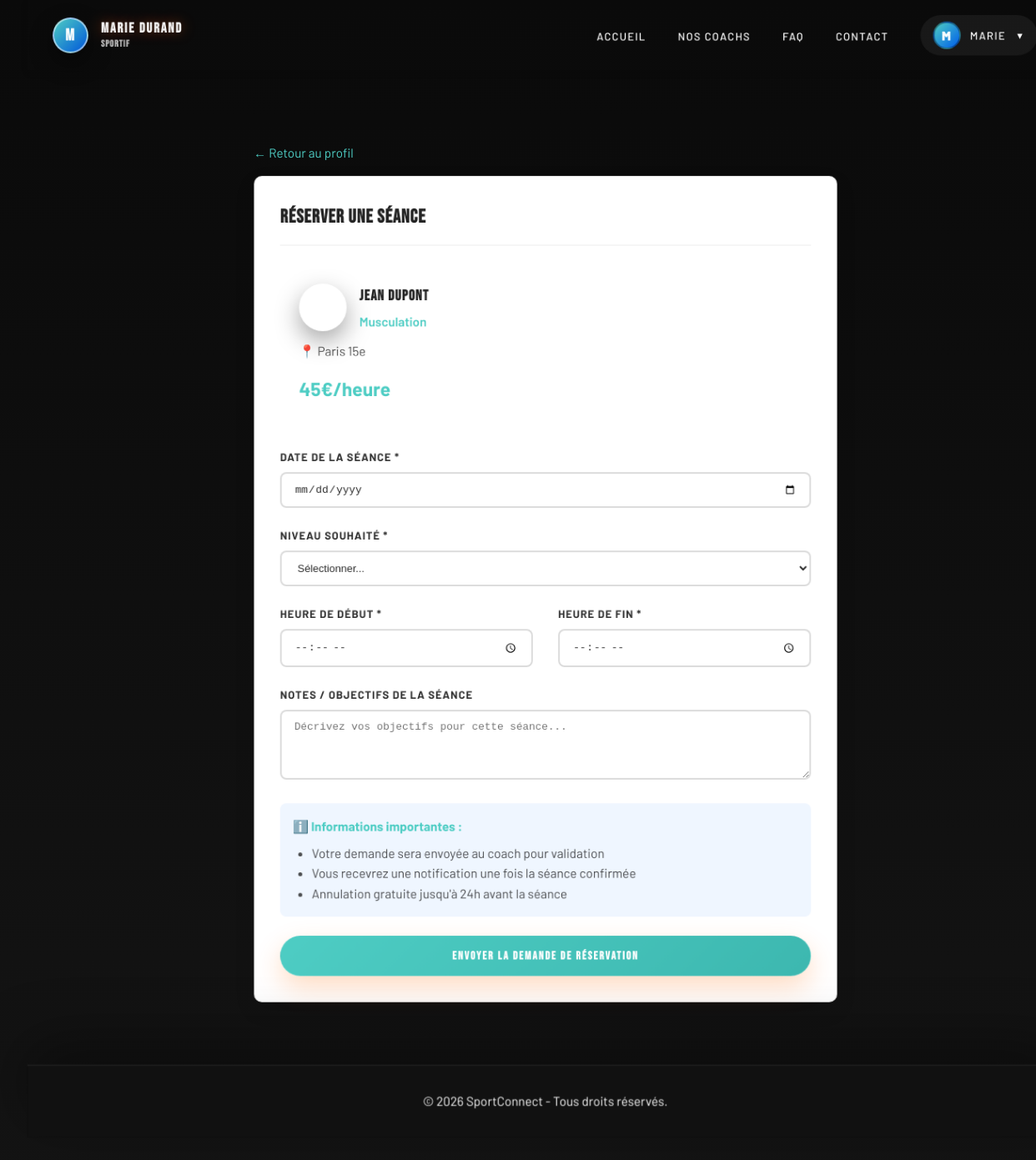
/index.php?route=sportif/reserver&coach_id=2 (signed in), run on the app's committed database.
### tables this page shows
CREATE TABLE IF NOT EXISTS profils_coachs (
    id INT AUTO_INCREMENT PRIMARY KEY,
    user_id INT NOT NULL,
    specialite VARCHAR(100) NOT NULL,
    description TEXT,
    experience INT DEFAULT 0,
    diplomes TEXT,
    tarif_horaire DECIMAL(10,2) NOT NULL,
    localisation VARCHAR(255),
    latitude DECIMAL(10,8),
    longitude DECIMAL(11,8),
    disponibilites TEXT,
    valide TINYINT(1) DEFAULT 0,
    CONSTRAINT fk_profils_coachs_user FOREIGN KEY (user_id) REFERENCES utilisateurs(id) ON DELETE CASCADE,
    INDEX idx_specialite (specialite),
    INDEX idx_localisation (localisation)
);

CREATE TABLE IF NOT EXISTS utilisateurs (
    id INT AUTO_INCREMENT PRIMARY KEY,
    nom VARCHAR(100) NOT NULL,
    prenom VARCHAR(100) NOT NULL,
    email VARCHAR(255) UNIQUE NOT NULL,
    mot_de_passe VARCHAR(255) NOT NULL,
    role ENUM('sportif', 'coach', 'admin') DEFAULT 'sportif',
    telephone VARCHAR(20),
    photo_profil VARCHAR(255) DEFAULT 'default.jpg',
    banniere_profil VARCHAR(255) DEFAULT NULL,
    date_inscription DATETIME DEFAULT CURRENT_TIMESTAMP,
    actif TINYINT(1) DEFAULT 1,
    INDEX idx_email (email),
    INDEX idx_role (role)
);

### app/Core/Controller.php (called while the page is built, shortened)
<?php
class Controller
{
    protected function render(string $viewPathFromViews, array $params = []): void
    {
        $viewFile = __DIR__ . '/../Views/' . ltrim($viewPathFromViews, '/');
        extract($params, EXTR_SKIP);
        require $viewFile;
    }
}

### app/Controllers/SportifAreaController.php (called while the page is built, shortened)
<?php
final class SportifAreaController extends Controller
{
    public function reserver(): void
    {
        $coach_id = (int)($_GET['coach_id'] ?? 0);
        $coach = CoachModel::findCoachForReservation($coach_id);
        $this->render('sportif/reserver.php', compact('coach', 'coach_id', 'error', 'success', 'titre'));
    }
}

### app/Core/Router.php (called while the page is built, shortened)
<?php
final class Router
{
    private array $routes = [];
    private function map(string $httpMethod, string $path, string $controllerClass, string $method): void
    {
        $path = trim($path, '/');
        $this->routes[strtoupper($httpMethod)][$path] = [$controllerClass, $method];
    }
    public function dispatch(string $httpMethod, string $path, string $basePath): void
    {
        $httpMethod = strtoupper($httpMethod);
        $path = trim($path, '/');
        $handler = $this->routes[$httpMethod][$path] ?? null;
        [$class, $method] = $handler;
        $controller = new $class($basePath);
        $controller->$method();
    }
}

### index.php (called while the page is built, shortened)
<?php
$router = new \App\Core\Router();
$router->get('', \App\Controllers\HomeController::class, 'index');
$router->get('coachs', \App\Controllers\CoachsController::class, 'index');
$router->get('coach/show', \App\Controllers\PublicCoachController::class, 'show');
$router->get('coach/dashboard', \App\Controllers\CoachAreaController::class, 'dashboard');
$router->post('coach/dashboard', \App\Controllers\CoachAreaController::class, 'dashboard');
$router->get('coach/seances', \App\Controllers\CoachAreaController::class, 'seances');
$router->post('coach/seances', \App\Controllers\CoachAreaController::class, 'seances');
$router->get('sportif/reserver', \App\Controllers\SportifAreaController::class, 'reserver');
$router->post('sportif/reserver', \App\Controllers\SportifAreaController::class, 'reserver');
$router->get('auth/login', \App\Controllers\AuthController::class, 'login');
$router->post('auth/login', \App\Controllers\AuthController::class, 'login');
$router->get('auth/forgot', \App\Controllers\AuthController::class, 'forgot');
$router->post('auth/forgot', \App\Controllers\AuthController::class, 'forgot');
$router->get('auth/register', \App\Controllers\AuthController::class, 'register');
$router->post('auth/register', \App\Controllers\AuthController::class, 'register');
$router->get('auth/logout', \App\Controllers\AuthController::class, 'logout');
$route = (string)($_GET['route'] ?? '');
$route = trim($route, '/');
$router->dispatch($_SERVER['REQUEST_METHOD'] ?? 'GET', $route, BASE_PATH);

### app/Models/CoachModel.php (called while the page is built, shortened)
<?php
final class CoachModel
{
    public static function findCoachForReservation(int $coachId): ?array
    {
        $pdo = Database::pdo();
        $stmt = $pdo->prepare("
            SELECT u.*, pc.specialite, pc.tarif_horaire, pc.localisation
            FROM utilisateurs u
            JOIN profils_coachs pc ON u.id = pc.user_id
            WHERE u.id = ? AND u.role = 'coach' AND u.actif = 1
        ");
        $stmt->execute([$coachId]);
        $coach = $stmt->fetch();
        return $coach ?: null;
    }
}

### app/Views/sportif/reserver.php (the view, shortened to what this page needs)
<?php
require_once __DIR__ . '/../layout/entete.php';
?>
<div class="container" style="max-width: 800px; margin-top: 2rem;">
    <a href="<?= BASE_PATH ?>/index.php?route=coach/show&id=<?= (int)$coach['id'] ?>" style="color: var(--primary); text-decoration: none; display: inline-block; margin-bottom: 1rem;">← Retour au profil</a>
    <div class="card">
        <div class="card-header">
            <h1 class="card-title">Réserver une séance</h1>
        </div>
        <div style="background: var(--light); padding: 1.5rem; border-radius: 0.5rem; margin-bottom: 2rem;">
            <div style="display: flex; align-items: center; gap: 1rem; margin-bottom: 0.75rem;">
                <?php
                $avatarFile = $coach['photo_profil'] ?? null;
                $avatarFileSafe = is_string($avatarFile) ? basename($avatarFile) : '';
                $avatarFileOk = (!empty($avatarFileSafe) && preg_match('/^[a-zA-Z0-9._-]+$/', $avatarFileSafe));
                $avatarMainDir = __DIR__ . '/../../../telechargements/profils/';
                $avatarOldDir = __DIR__ . '/../../../old/telechargements/profils/';
                $avatarMainUrl = BASE_PATH . '/telechargements/profils/';
                $avatarOldUrl = BASE_PATH . '/old/telechargements/profils/';
                $hasAvatarMain = $avatarFileOk && $avatarFileSafe !== 'default.jpg' && file_exists($avatarMainDir . $avatarFileSafe);
                $hasAvatarOld = $avatarFileOk && $avatarFileSafe !== 'default.jpg' && !$hasAvatarMain && file_exists($avatarOldDir . $avatarFileSafe);
                $hasAvatar = $hasAvatarMain || $hasAvatarOld;
                $avatarBaseUrl = $hasAvatarMain ? $avatarMainUrl : $avatarOldUrl;
                ?>
                <?php if ($hasAvatar): ?>
                    <img src="<?= $avatarBaseUrl . rawurlencode($avatarFileSafe) ?>" alt="Photo de profil" style="width: 60px; height: 60px; border-radius: 50%; object-fit: cover; border: 1px solid rgba(255,255,255,0.18); box-shadow: 0 12px 30px rgba(0,0,0,0.35);">
                <?php else: ?>
                    <div style="width: 60px; height: 60px; border-radius: 50%; background: rgba(255,255,255,0.08); display: flex; align-items: center; justify-content: center; font-weight: 900; color: rgba(255,255,255,0.92); font-size: 1.25rem; border: 1px solid rgba(255,255,255,0.14); box-shadow: 0 12px 30px rgba(0,0,0,0.35);">
                    </div>
                <?php endif; ?>
                <div>
                    <h3 style="margin-bottom: 0.25rem;"><?= htmlspecialchars(($coach['prenom'] ?? '') . ' ' . ($coach['nom'] ?? '')) ?></h3>
                    <div style="color: var(--primary); font-weight: 600;">
                        <?= htmlspecialchars((string)($coach['specialite'] ?? '')) ?>
                    </div>
                </div>
            </div>
            <div style="color: var(--gray);">
                📍 <?= htmlspecialchars((string)($coach['localisation'] ?? '')) ?>
            </div>
            <div style="font-size: 1.5rem; font-weight: 700; color: var(--primary); margin-top: 1rem;">
                <?= number_format((float)($coach['tarif_horaire'] ?? 0), 0) ?>€/heure
            </div>
        </div>
        <form method="POST" action="<?= BASE_PATH ?>/index.php?route=sportif/reserver&coach_id=<?= (int)$coach_id ?>">
            <div class="form-group">
                <label class="form-label">Date de la séance *</label>
                <input type="date" name="date_seance" class="form-control" required min="<?= date('Y-m-d') ?>">
            </div>
            <div class="form-group">
                <label class="form-label">Niveau souhaité *</label>
                <select name="niveau_souhaitez" class="form-control" required>
                    <option value="">Sélectionner...</option>
                </select>
            </div>
            <div class="grid grid-2">
                <div class="form-group">
                    <label class="form-label">Heure de début *</label>
                    <input type="time" name="heure_debut" class="form-control" required>
                </div>
                <div class="form-group">
                    <label class="form-label">Heure de fin *</label>
                    <input type="time" name="heure_fin" class="form-control" required>
                </div>
            </div>
            <div class="form-group">
                <label class="form-label">Notes / Objectifs de la séance</label>
                <textarea name="notes" class="form-control" rows="4" placeholder="Décrivez vos objectifs pour cette séance..."></textarea>
            </div>
            <div style="background: #eff6ff; padding: 1rem; border-radius: 0.5rem; margin-bottom: 1.5rem;">
                <strong style="color: var(--primary);">ℹ️ Informations importantes :</strong>
                <ul style="margin-top: 0.5rem; margin-left: 1.5rem; color: var(--gray);">
                    <li>Votre demande sera envoyée au coach pour validation</li>
                    <li>Vous recevrez une notification une fois la séance confirmée</li>
                    <li>Annulation gratuite jusqu'à 24h avant la séance</li>
                </ul>
            </div>
            <button type="submit" class="btn btn-primary" style="width: 100%;">Envoyer la demande de réservation</button>
        </form>
    </div>
</div>
<?php require_once __DIR__ . '/../layout/pied-de-page.php'; ?>

### ressources/styles/style.css (style rules this page uses)
* { margin: 0; padding: 0; box-sizing: border-box; }
:root { --accent: #4ecdc4; --accent2: #ff6b35; --white: #ffffff; --dark: #0a0a0a; --overlay: rgba(0,0,0,0.52); --primary: var(--accent); --primary-dark: #3db8b0; --secondary: var(--dark); --light: var(--white); --accent-blue: #0066FF; --hot: var(--accent2); --gray-dark: #2D2D2D; --gray: rgba(255,255,255,0.78); --gray-light: #F5F5F5; --border: rgba(255,255,255,0.14); --danger: #FF3B30; --success: #22C55E; --bg-page: linear-gradient(180deg, #0a0a0a 0%, #141414 100%); --surface: rgba(255,255,255,0.06); --surface-2: rgba(255,255,255,0.10); --text: rgba(255,255,255,0.94); --text-dim: rgba(255,255,255,0.74); --shadow: 0 18px 45px rgba(0,0,0,0.45); --ring: 0 0 0 4px rgba(78, 205, 196, 0.28); --font-title: 'Bebas Neue', 'Montserrat', sans-serif; --font-body: 'Barlow', 'Roboto', sans-serif; --radius: 12px; --radius-card: 10px; --t: 0.3s ease; }
html { scroll-behavior: smooth; scroll-padding-top: 80px; }
body { font-family: var(--font-body); line-height: 1.6; color: var(--text); background: var(--bg-page); font-size: 16px; transform: scale(0.95); transform-origin: top center; width: 105.26%; overflow-x: hidden; }
* { transition: transform 0.1s ease, box-shadow 0.1s ease, border-color 0.1s ease !important; }
.card, .btn, .navbar, .coach-card { will-change: transform, box-shadow; backface-visibility: hidden; perspective: 1000px; transform: translateZ(0); }
a, button, .btn, .card, .form-control { transition: all 0.1s cubic-bezier(0.25, 0.46, 0.45, 0.94) !important; }
h1, h2, h3, h4, h5, h6 { font-family: var(--font-title); text-transform: uppercase; letter-spacing: 1.2px; }
a { color: var(--gray-light); }
.btn { padding: 16px 40px; border: none; border-radius: var(--radius); font-weight: 700; cursor: pointer; transition: all var(--t); text-decoration: none; display: inline-block; text-align: center; text-transform: uppercase; letter-spacing: 2px; font-size: 0.9rem; position: relative; overflow: hidden; }
.btn, .btn-primary, .btn-outline, .btn-secondary { font-family: var(--font-title); }
.btn-primary { background: var(--accent); color: var(--dark); border: none; border-radius: 999px; font-weight: 600; box-shadow: 0 8px 20px rgba(78, 205, 196, 0.25); }
.btn::before { content: ''; position: absolute; top: 0; left: -100%; width: 100%; height: 100%; background: rgba(255, 255, 255, 0.2); transition: left 0.3s; }
.btn-primary { background: linear-gradient(135deg, var(--primary), var(--primary-dark)); color: var(--light); border: 1px solid rgba(255,255,255,0.10); box-shadow: 0 14px 34px rgba(255, 107, 0, 0.24); }
.container { max-width: 1400px; margin: 0 auto; padding: 0 2rem; }
.grid { display: grid; gap: 2rem; }
.grid-2 { grid-template-columns: repeat(auto-fit, minmax(300px, 1fr)); }
.card { --gray: #4B4B4B; --border: rgba(0,0,0,0.10); --dark: #1A1A1A; background: #FFFFFF; color: var(--dark); border-radius: var(--radius-card); padding: 2rem; box-shadow: 0 10px 26px rgba(0,0,0,0.12); transition: all var(--t); border: 1px solid rgba(0,0,0,0.08); }
.card-header { margin-bottom: 1.5rem; padding-bottom: 1rem; border-bottom: 1px solid rgba(0,0,0,0.08); }
.card-title { font-size: 1.5rem; font-weight: 800; color: var(--dark); text-transform: uppercase; letter-spacing: 1px; }
.form-group { margin-bottom: 1.5rem; }
.form-label { display: block; margin-bottom: 0.5rem; font-weight: 700; color: rgba(255,255,255,0.86); text-transform: uppercase; font-size: 0.85rem; letter-spacing: 1px; }
.card .form-label { color: rgba(26,26,26,0.90); }
.card .form-control { background: rgba(255,255,255,0.98); border-color: rgba(0,0,0,0.14); color: rgba(26,26,26,0.92); }
.form-control { width: 100%; padding: 12px 16px; border: 2px solid rgba(255,255,255,0.14); border-radius: 8px; background: rgba(255,255,255,0.06); transition: all var(--t); color: rgba(255,255,255,0.94); }
.card p, .card li, .card label { color: rgba(26,26,26,0.76); }
.card h1, .card h2, .card h3, .card h4, .card h5 { color: rgba(26,26,26,0.96); }

### data on the page
profils_coachs: user.nom "JEAN DUPONT", specialite "Musculation", localisation "Paris 15e", tarif_horaire "45"

### other printed values
substr((string)($_SESSION['prenom'] ?? 'U'), 0, 1) "M"
$_SESSION['role'] "SPORTIF"
$_SESSION['prenom'] "MARIE"
